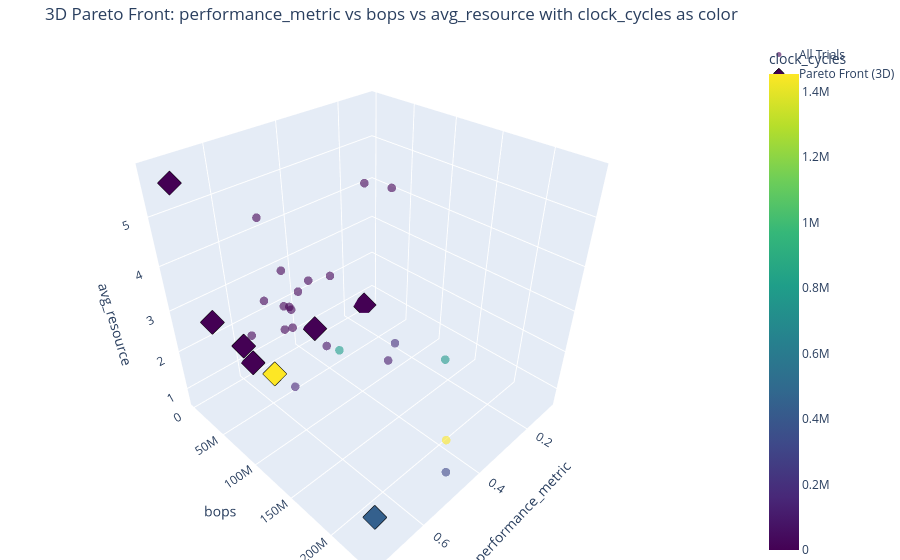

The code cell stored with this chart in its notebook:
### Markdown cell above
## Analyzing the Global Search Results

The search has finished exploring different architectural combinations. Let's see what it found!

### Code cell
results_df_hybrid = pd.DataFrame(searcher_hybrid.results)

if not results_df_hybrid.empty:
    # Inspect best architecture
    print("--- Best Discovered Architecture (by Accuracy) ---")
    best_trial_row = results_df_hybrid.loc[results_df_hybrid['performance_metric'].idxmax()]
    print(f"Trial Number: {best_trial_row['trial']}")
    print(f"Accuracy: {best_trial_row['performance_metric']:.4f}")
    print(f"BOPs: {best_trial_row['bops']:.2e}")
    print(f"Avg Resource: {best_trial_row['avg_resource']:.2f}%")
    print(f"Clock Cycles: {best_trial_row['clock_cycles']:.0f}")

    with open(best_trial_row['yaml_path'], 'r') as f:
        best_arch_yaml = yaml.safe_load(f)

    print("\nArchitecture components:")
    for component in best_arch_yaml['architecture']['components']:
        print(f"- Type: {component['block_type']}, Name: {component['name']}")

    # Build objective info list for plotting
    OBJECTIVE_INFO_HYBRID = list(zip(OBJECTIVE_NAMES_HYBRID, MAXIMIZE_FLAGS_HYBRID))

    # Pairwise 2D Pareto fronts (6 combinations)
    print("\n--- Visualizing Pairwise 2D Pareto Fronts ---")
    plot_pareto_fronts(results_df_hybrid, OBJECTIVE_INFO_HYBRID, save_dir=searcher_hybrid.results_dir)

    # Interactive 3D Pareto front with clock_cycles as heatmap color
    print("\n--- Generating 3D Pareto Front Heatmap ---")
    plot_3d_pareto_front_heatmap(results_df_hybrid, OBJECTIVE_INFO_HYBRID, save_dir=searcher_hybrid.results_dir)

    print(f"\nPlots saved to: {searcher_hybrid.results_dir}")
else:
    print("Hybrid search did not yield any results to analyze.")

### Figure 1 — Plotly figure (JSON) as saved in the notebook; plotly's stock layout.template omitted (floating-point values rounded to 4 significant figures)
{"data": [{"hoverinfo": "text+x+y+z", "marker": {"color": [199.1, 193000.0, 218.5, 293.6, 258.7, 808900.0, 276.2, 304.7, 142.2, 56460.0, 146300.0, 76.25, 140.5, 87.99, 96590.0, 313600.0, 55.66, 353.7, 254.8, 771100.0, 437.4, 70.15, 799500.0, 169.4, 244000.0, 184.2, 338.8, 1453000.0, 233.1, 81.09], "colorbar": {"title": {"text": "clock_cycles"}}, "colorscale": [[0, "#440154"], [0.1111, "#482878"], [0.2222, "#3e4989"], [0.3333, "#31688e"], [0.4444, "#26828e"], [0.5556, "#1f9e89"], [0.6667, "#35b779"], [0.7778, "#6ece58"], [0.8889, "#b5de2b"], [1, "#fde725"]], "opacity": 0.6, "size": 5}, "mode": "markers", "name": "All Trials", "text": ["Trial 0", "Trial 1", "Trial 2", "Trial 3", "Trial 4", "Trial 5", "Trial 6", "Trial 7", "Trial 8", "Trial 9", "Trial 10", "Trial 11", "Trial 12", "Trial 13", "Trial 14", "Trial 15", "Trial 16", "Trial 17", "Trial 18", "Trial 19", "Trial 20", "Trial 21", "Trial 22", "Trial 23", "Trial 24", "Trial 25", "Trial 26", "Trial 27", "Trial 28", "Trial 29"], "type": "scatter3d", "x": [0.5673, 0.2523, 0.4344, 0.4555, 0.5926, 0.3828, 0.3426, 0.4244, 0.09703, 0.3946, 0.5671, 0.1725, 0.6756, 0.4575, 0.334, 0.5075, 0.5317, 0.408, 0.2852, 0.1999, 0.5654, 0.7386, 0.5677, 0.3666, 0.705, 0.1339, 0.4524, 0.4259, 0.4276, 0.5192], "y": [2162688, 92585984, 6356992, 7733248, 4767744, 59670528, 2605056, 3622912, 30179328, 44795904, 71745536, 18565120, 8716288, 9863168, 111427584, 238157824, 20250624, 10092544, 7995392, 144244736, 6094848, 27590656, 39600128, 8603648, 228491264, 1689600, 3976192, 214024192, 5588992, 9071616], "z": [0.8775, 1.115, 1.91, 2.03, 1.508, 1.1, 0.8575, 1.253, 4.055, 1.093, 1.15, 4.282, 2.547, 2.98, 1.25, 1.172, 4.527, 2.257, 2.198, 1.055, 1.682, 5.82, 1.065, 2.377, 1.228, 0.6975, 1.325, 1.08, 1.798, 2.443]}, {"hoverinfo": "text+x+y+z", "marker": {"color": [199.1, 258.7, 276.2, 140.5, 70.15, 799500.0, 244000.0, 184.2], "colorscale": [[0, "#440154"], [0.1111, "#482878"], [0.2222, "#3e4989"], [0.3333, "#31688e"], [0.4444, "#26828e"], [0.5556, "#1f9e89"], [0.6667, "#35b779"], [0.7778, "#6ece58"], [0.8889, "#b5de2b"], [1, "#fde725"]], "line": {"color": "black", "width": 1}, "size": 8, "symbol": "diamond"}, "mode": "markers", "name": "Pareto Front (3D)", "text": ["Trial 0", "Trial 4", "Trial 6", "Trial 12", "Trial 21", "Trial 22", "Trial 24", "Trial 25"], "type": "scatter3d", "x": [0.5673, 0.5926, 0.3426, 0.6756, 0.7386, 0.5677, 0.705, 0.1339], "y": [2162688, 4767744, 2605056, 8716288, 27590656, 39600128, 228491264, 1689600], "z": [0.8775, 1.508, 0.8575, 2.547, 5.82, 1.065, 1.228, 0.6975]}], "layout": {"margin": {"b": 0, "l": 0, "r": 0, "t": 40}, "scene": {"xaxis": {"title": {"text": "performance_metric"}}, "yaxis": {"title": {"text": "bops"}}, "zaxis": {"title": {"text": "avg_resource"}}}, "title": {"text": "3D Pareto Front: performance_metric vs bops vs avg_resource with clock_cycles as color"}}}
